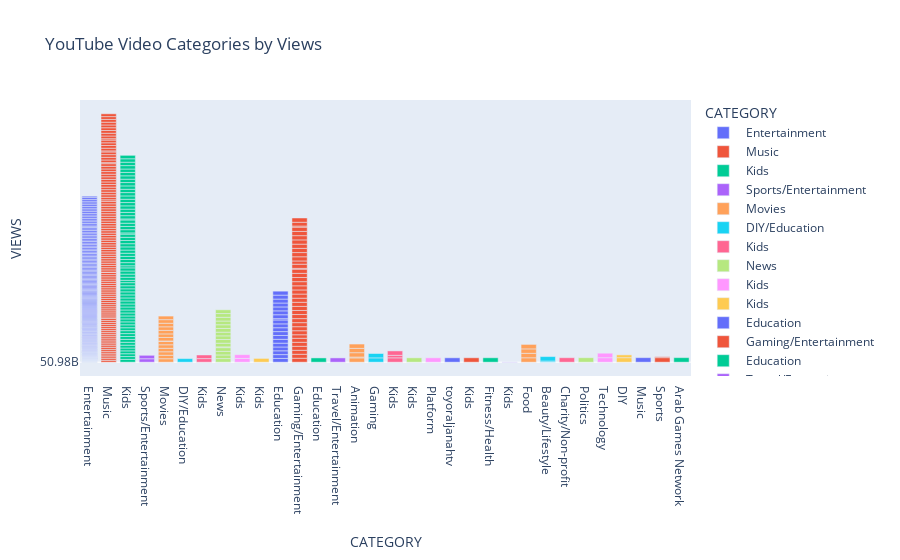

The notebook cell this image was saved under:
### Code cell
# Create the bar chart with size and color
fig = px.bar(df, x='CATEGORY', y='VIEWS', color='CATEGORY' ,title='YouTube Video Categories by Views')
# Save the plot:
fig.write_html('./Plots/Bar Chart.html')
# Display the chart
fig.show()

### Figure 1 — Plotly figure (JSON) as saved in the notebook; plotly's stock layout.template omitted (floating-point values rounded to 4 significant figures; data arrays with more than 128 entries replaced by an {"elided": "..."} marker saying what was removed)
{"data": [{"alignmentgroup": "True", "hovertemplate": "CATEGORY=%{x}<br>VIEWS=%{y}<extra></extra>", "legendgroup": " Entertainment          ", "marker": {"color": "#636efa", "pattern": {"shape": ""}}, "name": " Entertainment          ", "offsetgroup": " Entertainment          ", "orientation": "v", "showlegend": true, "textposition": "auto", "type": "bar", "x": {"elided": "186 str values"}, "xaxis": "x", "y": {"elided": "186 str values"}, "yaxis": "y"}, {"alignmentgroup": "True", "hovertemplate": "CATEGORY=%{x}<br>VIEWS=%{y}<extra></extra>", "legendgroup": " Music                  ", "marker": {"color": "#EF553B", "pattern": {"shape": ""}}, "name": " Music                  ", "offsetgroup": " Music                  ", "orientation": "v", "showlegend": true, "textposition": "auto", "type": "bar", "x": [" Music                  ", " Music                  ", " Music                  ", " Music                  ", " Music                  ", " Music                  ", " Music                  ", " Music                  ", " Music                  ", " Music                  ", " Music                  ", " Music                  ", " Music                  ", " Music                  ", " Music                  ", " Music                  ", " Music                  ", " Music                  ", " Music                  ", " Music                  ", " Music                  ", " Music                  ", " Music                  ", " Music                  ", " Music                  ", " Music                  ", " Music                  ", " Music                  ", " Music                  ", " Music                  ", " Music                  ", " Music                  ", " Music                  ", " Music                  ", " Music                  ", " Music                  ", " Music                  ", " Music                  ", " Music                  ", " Music                  ", " Music                  ", " Music                  ", " Music                  ", " Music                  ", " Music                  ", " Music                  ", " Music                  ", " Music                  ", " Music                  ", " Music                  ", " Music                  ", " Music                  ", " Music                  ", " Music                  ", " Music                  ", " Music                  ", " Music                  ", " Music                  ", " Music                  ", " Music                  ", " Music                  ", " Music                  ", " Music                  ", " Music                  ", " Music                  ", " Music                  ", " Music                  ", " Music                  ", " Music                  ", " Music                  ", " Music                  ", " Music                  ", " Music                  ", " Music                  ", " Music                  ", " Music                  ", " Music                  ", " Music                  ", " Music                  ", " Music                  ", " Music                  ", " Music                  ", " Music                  ", " Music                  ", " Music                  ", " Music                  ", " Music                  ", " Music                  ", " Music                  ", " Music                  ", " Music                  ", " Music                  ", " Music                  ", " Music                  ", " Music                  ", " Music                  ", " Music                  ", " Music                  ", " Music                  ", " Music                  ", " Music                  ", " Music                  ", " Music                  ", " Music                  ", " Music                  ", " Music                  ", " Music                  ", " Music                  ", " Music                  ", " Music                  ", " Music                  "], "xaxis": "x", "y": ["257.16B", "66.84B", "36.02B", "22.97B", "34.26B", "32.31B", "29.3B", "34.04B", "38.29B", "38.83B", "42.76B", "31.93B", "29.73B", "41.11B", "35.44B", "15.74B", "32.44B", "26.21B", "15.72B", "32.93B", "40.38B", "19.75B", "30.35B", "14.12B", "8.11B", "39.1B", "17.05B", "7.34B", "4.21B", "7.88B", "21.55B", "11.76B", "33.12B", "13B", "23.15B", "30.01B", "57.67B", "16.42B", "28.69B", "25.89B", "37.65B", "22.81B", "31.98B", "18.11B", "14B", "20.45B", "15.79B", "10.61B", "11.12B", "3.42B", "19.17B", "29.45B", "17.21B", "15.79B", "9.75B", "25.04B", "12.54B", "16.77B", "7.79B", "17.01B", "18.97B", "38.77B", "23.94B", "17.89B", "27.35B", "2.43B", "28.22B", "18.76B", "17.97B", "12.72B", "11.26B", "17.2B", "19.04B", "10.8B", "4.97B", "9.42B", "11.2B", "28.31B", "11.14B", "7.33B", "8.06B", "2.59B", "22.01B", "15.62B", "12.4B", "24.65B", "797.36M", "9.02B", "40.34B", "29.44B", "11.13B", "6.81B", "23.92B", "13.31B", "15.09B", "3.68B", "9.12B", "15.02B", "8.64B", "10.81B", "9.24B", "6.35B", "14.06B", "14.09B", "4.11B", "12.63B", "18.08B", "9.9B", "25.78B", "11.01B", "1.91B"], "yaxis": "y"}, {"alignmentgroup": "True", "hovertemplate": "CATEGORY=%{x}<br>VIEWS=%{y}<extra></extra>", "legendgroup": " Kids                   ", "marker": {"color": "#00cc96", "pattern": {"shape": ""}}, "name": " Kids                   ", "offsetgroup": " Kids                   ", "orientation": "v", "showlegend": true, "textposition": "auto", "type": "bar", "x": [" Kids                   ", " Kids                   ", " Kids                   ", " Kids                   ", " Kids                   ", " Kids                   ", " Kids                   ", " Kids                   ", " Kids                   ", " Kids                   ", " Kids                   ", " Kids                   ", " Kids                   ", " Kids                   ", " Kids                   ", " Kids                   ", " Kids                   ", " Kids                   ", " Kids                   ", " Kids                   ", " Kids                   ", " Kids                   ", " Kids                   ", " Kids                   ", " Kids                   ", " Kids                   ", " Kids                   ", " Kids                   ", " Kids                   ", " Kids                   ", " Kids                   ", " Kids                   ", " Kids                   ", " Kids                   ", " Kids                   ", " Kids                   ", " Kids                   ", " Kids                   ", " Kids                   ", " Kids                   ", " Kids                   ", " Kids                   ", " Kids                   ", " Kids                   ", " Kids                   ", " Kids                   ", " Kids                   ", " Kids                   ", " Kids                   ", " Kids                   ", " Kids                   ", " Kids                   ", " Kids                   ", " Kids                   ", " Kids                   ", " Kids                   ", " Kids                   ", " Kids                   ", " Kids                   ", " Kids                   ", " Kids                   ", " Kids                   ", " Kids                   ", " Kids                   ", " Kids                   ", " Kids                   ", " Kids                   ", " Kids                   "], "xaxis": "x", "y": ["182.88B", "103.5B", "90.94B", "100.9B", "51.03B", "60.42B", "36.12B", "65.66B", "35.01B", "11.15B", "27.62B", "43.07B", "24.34B", "9.74B", "3.76B", "30.66B", "16.82B", "5.83B", "16.93B", "21.48B", "23.62B", "15.58B", "21.74B", "12.91B", "27.37B", "19.5B", "11.72B", "27.35B", "3.11B", "26.42B", "14.45B", "12.41B", "23.15B", "26.33B", "22.52B", "16.26B", "6.56B", "3.27B", "16.2B", "18.79B", "19.72B", "15.27B", "13.42B", "8.66B", "16.02B", "16.85B", "25.61B", "25.22B", "19.06B", "14.33B", "23.01B", "27.12B", "17.27B", "9.82B", "18.2B", "9.98B", "16.95B", "1.39K", "13.58B", "12.12B", "11.42B", "5.46B", "2.86B", "488.84M", "10.9B", "9.52B", "9.38B", "4.55B"], "yaxis": "y"}, {"alignmentgroup": "True", "hovertemplate": "CATEGORY=%{x}<br>VIEWS=%{y}<extra></extra>", "legendgroup": " Sports/Entertainment   ", "marker": {"color": "#ab63fa", "pattern": {"shape": ""}}, "name": " Sports/Entertainment   ", "offsetgroup": " Sports/Entertainment   ", "orientation": "v", "showlegend": true, "textposition": "auto", "type": "bar", "x": [" Sports/Entertainment   ", " Sports/Entertainment   "], "xaxis": "x", "y": ["84.98B", "17.42B"], "yaxis": "y"}, {"alignmentgroup": "True", "hovertemplate": "CATEGORY=%{x}<br>VIEWS=%{y}<extra></extra>", "legendgroup": " Movies                 ", "marker": {"color": "#FFA15A", "pattern": {"shape": ""}}, "name": " Movies                 ", "offsetgroup": " Movies                 ", "orientation": "v", "showlegend": true, "textposition": "auto", "type": "bar", "x": [" Movies                 ", " Movies                 ", " Movies                 ", " Movies                 ", " Movies                 ", " Movies                 ", " Movies                 ", " Movies                 ", " Movies                 ", " Movies                 ", " Movies                 ", " Movies                 ", " Movies                 ", " Movies                 "], "xaxis": "x", "y": ["29.04B", "62.2B", "24.55B", "27.61B", "11.21B", "27.4B", "17.34B", "17.59B", "16.31B", "7.95B", "8.22B", "24.98B", "5.72B", "6.28B"], "yaxis": "y"}, {"alignmentgroup": "True", "hovertemplate": "CATEGORY=%{x}<br>VIEWS=%{y}<extra></extra>", "legendgroup": " DIY/Education          ", "marker": {"color": "#19d3f3", "pattern": {"shape": ""}}, "name": " DIY/Education          ", "offsetgroup": " DIY/Education          ", "orientation": "v", "showlegend": true, "textposition": "auto", "type": "bar", "x": [" DIY/Education          "], "xaxis": "x", "y": ["27.39B"], "yaxis": "y"}, {"alignmentgroup": "True", "hovertemplate": "CATEGORY=%{x}<br>VIEWS=%{y}<extra></extra>", "legendgroup": " Kids                ", "marker": {"color": "#FF6692", "pattern": {"shape": ""}}, "name": " Kids                ", "offsetgroup": " Kids                ", "orientation": "v", "showlegend": true, "textposition": "auto", "type": "bar", "x": [" Kids                ", " Kids                "], "xaxis": "x", "y": ["43.81B", "15.33B"], "yaxis": "y"}, {"alignmentgroup": "True", "hovertemplate": "CATEGORY=%{x}<br>VIEWS=%{y}<extra></extra>", "legendgroup": " News                   ", "marker": {"color": "#B6E880", "pattern": {"shape": ""}}, "name": " News                   ", "offsetgroup": " News                   ", "orientation": "v", "showlegend": true, "textposition": "auto", "type": "bar", "x": [" News                   ", " News                   ", " News                   ", " News                   ", " News                   ", " News                   ", " News                   ", " News                   ", " News                   ", " News                   ", " News                   ", " News                   ", " News                   ", " News                   ", " News                   "], "xaxis": "x", "y": ["31.73B", "7.86B", "50.79B", "32.4B", "13.71B", "8.71B", "4.77B", "13.55B", "10.36B", "14.48B", "12.16B", "4.19B", "19.19B", "3.88B", "2.93B"], "yaxis": "y"}, {"alignmentgroup": "True", "hovertemplate": "CATEGORY=%{x}<br>VIEWS=%{y}<extra></extra>", "legendgroup": " Kids          ", "marker": {"color": "#FF97FF", "pattern": {"shape": ""}}, "name": " Kids          ", "offsetgroup": " Kids          ", "orientation": "v", "showlegend": true, "textposition": "auto", "type": "bar", "x": [" Kids          ", " Kids          "], "xaxis": "x", "y": ["34.45B", "4.13B"], "yaxis": "y"}, {"alignmentgroup": "True", "hovertemplate": "CATEGORY=%{x}<br>VIEWS=%{y}<extra></extra>", "legendgroup": " Kids            ", "marker": {"color": "#FECB52", "pattern": {"shape": ""}}, "name": " Kids            ", "offsetgroup": " Kids            ", "orientation": "v", "showlegend": true, "textposition": "auto", "type": "bar", "x": [" Kids            "], "xaxis": "x", "y": ["11.6B"], "yaxis": "y"}, {"alignmentgroup": "True", "hovertemplate": "CATEGORY=%{x}<br>VIEWS=%{y}<extra></extra>", "legendgroup": " Education              ", "marker": {"color": "#636efa", "pattern": {"shape": ""}}, "name": " Education              ", "offsetgroup": " Education              ", "orientation": "v", "showlegend": true, "textposition": "auto", "type": "bar", "x": [" Education              ", " Education              ", " Education              ", " Education              ", " Education              ", " Education              ", " Education              ", " Education              ", " Education              ", " Education              ", " Education              ", " Education              ", " Education              ", " Education              ", " Education              ", " Education              ", " Education              ", " Education              ", " Education              "], "xaxis": "x", "y": ["6.32B", "7.71B", "6.57B", "7.54B", "15.96B", "24.35B", "22.54B", "19.83B", "11.85B", "18.81B", "2.34B", "6.01B", "2.78B", "20.79B", "9.41B", "11.65B", "6.13B", "2.17B", "8.28B"], "yaxis": "y"}, {"alignmentgroup": "True", "hovertemplate": "CATEGORY=%{x}<br>VIEWS=%{y}<extra></extra>", "legendgroup": " Gaming/Entertainment   ", "marker": {"color": "#EF553B", "pattern": {"shape": ""}}, "name": " Gaming/Entertainment   ", "offsetgroup": " Gaming/Entertainment   ", "orientation": "v", "showlegend": true, "textposition": "auto", "type": "bar", "x": [" Gaming/Entertainment   ", " Gaming/Entertainment   ", " Gaming/Entertainment   ", " Gaming/Entertainment   ", " Gaming/Entertainment   ", " Gaming/Entertainment   ", " Gaming/Entertainment   ", " Gaming/Entertainment   ", " Gaming/Entertainment   ", " Gaming/Entertainment   ", " Gaming/Entertainment   ", " Gaming/Entertainment   ", " Gaming/Entertainment   ", " Gaming/Entertainment   ", " Gaming/Entertainment   ", " Gaming/Entertainment   ", " Gaming/Entertainment   ", " Gaming/Entertainment   ", " Gaming/Entertainment   ", " Gaming/Entertainment   ", " Gaming/Entertainment   ", " Gaming/Entertainment   ", " Gaming/Entertainment   ", " Gaming/Entertainment   ", " Gaming/Entertainment   ", " Gaming/Entertainment   ", " Gaming/Entertainment   ", " Gaming/Entertainment   ", " Gaming/Entertainment   ", " Gaming/Entertainment   ", " Gaming/Entertainment   ", " Gaming/Entertainment   ", " Gaming/Entertainment   ", " Gaming/Entertainment   ", " Gaming/Entertainment   ", " Gaming/Entertainment   ", " Gaming/Entertainment   "], "xaxis": "x", "y": ["30.91B", "15.44B", "16.18B", "28.4B", "28.89B", "25.3B", "27.61B", "40.51B", "11.07B", "31.12B", "14.34B", "24.96B", "13.92B", "16.84B", "16.49B", "6.98B", "17.84B", "17.52B", "4.75B", "2.14B", "13.53B", "5.23B", "10.53B", "14.64B", "12.88B", "16.02B", "17.57B", "9.87B", "17.32B", "7.16B", "8.87B", "12.21B", "12.38B", "7.25B", "11.27B", "4.13B", "9.23B"], "yaxis": "y"}, {"alignmentgroup": "True", "hovertemplate": "CATEGORY=%{x}<br>VIEWS=%{y}<extra></extra>", "legendgroup": " Education          ", "marker": {"color": "#00cc96", "pattern": {"shape": ""}}, "name": " Education          ", "offsetgroup": " Education          ", "orientation": "v", "showlegend": true, "textposition": "auto", "type": "bar", "x": [" Education          "], "xaxis": "x", "y": ["6.46B"], "yaxis": "y"}, {"alignmentgroup": "True", "hovertemplate": "CATEGORY=%{x}<br>VIEWS=%{y}<extra></extra>", "legendgroup": " Travel/Entertainment   ", "marker": {"color": "#ab63fa", "pattern": {"shape": ""}}, "name": " Travel/Entertainment   ", "offsetgroup": " Travel/Entertainment   ", "orientation": "v", "showlegend": true, "textposition": "auto", "type": "bar", "x": [" Travel/Entertainment   "], "xaxis": "x", "y": ["25.02B"], "yaxis": "y"}, {"alignmentgroup": "True", "hovertemplate": "CATEGORY=%{x}<br>VIEWS=%{y}<extra></extra>", "legendgroup": " Animation              ", "marker": {"color": "#FFA15A", "pattern": {"shape": ""}}, "name": " Animation              ", "offsetgroup": " Animation              ", "orientation": "v", "showlegend": true, "textposition": "auto", "type": "bar", "x": [" Animation              ", " Animation              ", " Animation              ", " Animation              ", " Animation              "], "xaxis": "x", "y": ["18.94B", "12.6B", "22.43B", "1.94B", "11.87B"], "yaxis": "y"}, {"alignmentgroup": "True", "hovertemplate": "CATEGORY=%{x}<br>VIEWS=%{y}<extra></extra>", "legendgroup": " Gaming                 ", "marker": {"color": "#19d3f3", "pattern": {"shape": ""}}, "name": " Gaming                 ", "offsetgroup": " Gaming                 ", "orientation": "v", "showlegend": true, "textposition": "auto", "type": "bar", "x": [" Gaming                 ", " Gaming                 "], "xaxis": "x", "y": ["16.6B", "26.49B"], "yaxis": "y"}, {"alignmentgroup": "True", "hovertemplate": "CATEGORY=%{x}<br>VIEWS=%{y}<extra></extra>", "legendgroup": " Kids             ", "marker": {"color": "#FF6692", "pattern": {"shape": ""}}, "name": " Kids             ", "offsetgroup": " Kids             ", "orientation": "v", "showlegend": true, "textposition": "auto", "type": "bar", "x": [" Kids             ", " Kids             ", " Kids             "], "xaxis": "x", "y": ["20.1B", "8.06B", "22.28B"], "yaxis": "y"}, {"alignmentgroup": "True", "hovertemplate": "CATEGORY=%{x}<br>VIEWS=%{y}<extra></extra>", "legendgroup": " Kids           ", "marker": {"color": "#B6E880", "pattern": {"shape": ""}}, "name": " Kids           ", "offsetgroup": " Kids           ", "orientation": "v", "showlegend": true, "textposition": "auto", "type": "bar", "x": [" Kids           "], "xaxis": "x", "y": ["38.44B"], "yaxis": "y"}, {"alignmentgroup": "True", "hovertemplate": "CATEGORY=%{x}<br>VIEWS=%{y}<extra></extra>", "legendgroup": " Platform               ", "marker": {"color": "#FF97FF", "pattern": {"shape": ""}}, "name": " Platform               ", "offsetgroup": " Platform               ", "orientation": "v", "showlegend": true, "textposition": "auto", "type": "bar", "x": [" Platform               "], "xaxis": "x", "y": ["39.28B"], "yaxis": "y"}, {"alignmentgroup": "True", "hovertemplate": "CATEGORY=%{x}<br>VIEWS=%{y}<extra></extra>", "legendgroup": " toyoraljanahtv ", "marker": {"color": "#636efa", "pattern": {"shape": ""}}, "name": " toyoraljanahtv ", "offsetgroup": " toyoraljanahtv ", "orientation": "v", "showlegend": true, "textposition": "auto", "type": "bar", "x": [" toyoraljanahtv "], "xaxis": "x", "y": ["5.15B"], "yaxis": "y"}, {"alignmentgroup": "True", "hovertemplate": "CATEGORY=%{x}<br>VIEWS=%{y}<extra></extra>", "legendgroup": " Kids               ", "marker": {"color": "#EF553B", "pattern": {"shape": ""}}, "name": " Kids               ", "offsetgroup": " Kids               ", "orientation": "v", "showlegend": true, "textposition": "auto", "type": "bar", "x": [" Kids               "], "xaxis": "x", "y": ["13.82B"], "yaxis": "y"}, {"alignmentgroup": "True", "hovertemplate": "CATEGORY=%{x}<br>VIEWS=%{y}<extra></extra>", "legendgroup": " Fitness/Health         ", "marker": {"color": "#00cc96", "pattern": {"shape": ""}}, "name": " Fitness/Health         ", "offsetgroup": " Fitness/Health         ", "orientation": "v", "showlegend": true, "textposition": "auto", "type": "bar", "x": [" Fitness/Health         "], "xaxis": "x", "y": ["18.5B"], "yaxis": "y"}, {"alignmentgroup": "True", "hovertemplate": "CATEGORY=%{x}<br>VIEWS=%{y}<extra></extra>", "legendgroup": " Kids         ", "marker": {"color": "#ab63fa", "pattern": {"shape": ""}}, "name": " Kids         ", "offsetgroup": " Kids         ", "orientation": "v", "showlegend": true, "textposition": "auto", "type": "bar", "x": [" Kids         "], "xaxis": "x", "y": ["20.45B"], "yaxis": "y"}, {"alignmentgroup": "True", "hovertemplate": "CATEGORY=%{x}<br>VIEWS=%{y}<extra></extra>", "legendgroup": " Food                   ", "marker": {"color": "#FFA15A", "pattern": {"shape": ""}}, "name": " Food                   ", "offsetgroup": " Food                   ", "orientation": "v", "showlegend": true, "textposition": "auto", "type": "bar", "x": [" Food                   ", " Food                   ", " Food                   ", " Food                   "], "xaxis": "x", "y": ["2.5B", "15.25B", "8.58B", "7.59B"], "yaxis": "y"}, {"alignmentgroup": "True", "hovertemplate": "CATEGORY=%{x}<br>VIEWS=%{y}<extra></extra>", "legendgroup": " Beauty/Lifestyle       ", "marker": {"color": "#19d3f3", "pattern": {"shape": ""}}, "name": " Beauty/Lifestyle       ", "offsetgroup": " Beauty/Lifestyle       ", "orientation": "v", "showlegend": true, "textposition": "auto", "type": "bar", "x": [" Beauty/Lifestyle       ", " Beauty/Lifestyle       "], "xaxis": "x", "y": ["3.19B", "4.16B"], "yaxis": "y"}, {"alignmentgroup": "True", "hovertemplate": "CATEGORY=%{x}<br>VIEWS=%{y}<extra></extra>", "legendgroup": " Charity/Non-profit     ", "marker": {"color": "#FF6692", "pattern": {"shape": ""}}, "name": " Charity/Non-profit     ", "offsetgroup": " Charity/Non-profit     ", "orientation": "v", "showlegend": true, "textposition": "auto", "type": "bar", "x": [" Charity/Non-profit     "], "xaxis": "x", "y": ["16.07B"], "yaxis": "y"}, {"alignmentgroup": "True", "hovertemplate": "CATEGORY=%{x}<br>VIEWS=%{y}<extra></extra>", "legendgroup": " Politics               ", "marker": {"color": "#B6E880", "pattern": {"shape": ""}}, "name": " Politics               ", "offsetgroup": " Politics               ", "orientation": "v", "showlegend": true, "textposition": "auto", "type": "bar", "x": [" Politics               "], "xaxis": "x", "y": ["9.44B"], "yaxis": "y"}, {"alignmentgroup": "True", "hovertemplate": "CATEGORY=%{x}<br>VIEWS=%{y}<extra></extra>", "legendgroup": " Technology             ", "marker": {"color": "#FF97FF", "pattern": {"shape": ""}}, "name": " Technology             ", "offsetgroup": " Technology             ", "orientation": "v", "showlegend": true, "textposition": "auto", "type": "bar", "x": [" Technology             ", " Technology             "], "xaxis": "x", "y": ["6.02B", "11.5B"], "yaxis": "y"}, {"alignmentgroup": "True", "hovertemplate": "CATEGORY=%{x}<br>VIEWS=%{y}<extra></extra>", "legendgroup": " DIY                    ", "marker": {"color": "#FECB52", "pattern": {"shape": ""}}, "name": " DIY                    ", "offsetgroup": " DIY                    ", "orientation": "v", "showlegend": true, "textposition": "auto", "type": "bar", "x": [" DIY                    ", " DIY                    "], "xaxis": "x", "y": ["16.58B", "1.91B"], "yaxis": "y"}, {"alignmentgroup": "True", "hovertemplate": "CATEGORY=%{x}<br>VIEWS=%{y}<extra></extra>", "legendgroup": " Music                 ", "marker": {"color": "#636efa", "pattern": {"shape": ""}}, "name": " Music                 ", "offsetgroup": " Music                 ", "orientation": "v", "showlegend": true, "textposition": "auto", "type": "bar", "x": [" Music                 "], "xaxis": "x", "y": ["15.9B"], "yaxis": "y"}, {"alignmentgroup": "True", "hovertemplate": "CATEGORY=%{x}<br>VIEWS=%{y}<extra></extra>", "legendgroup": " Sports                 ", "marker": {"color": "#EF553B", "pattern": {"shape": ""}}, "name": " Sports                 ", "offsetgroup": " Sports                 ", "orientation": "v", "showlegend": true, "textposition": "auto", "type": "bar", "x": [" Sports                 ", " Sports                 "], "xaxis": "x", "y": ["14.69B", "9.46B"], "yaxis": "y"}, {"alignmentgroup": "True", "hovertemplate": "CATEGORY=%{x}<br>VIEWS=%{y}<extra></extra>", "legendgroup": " Arab Games Network ", "marker": {"color": "#00cc96", "pattern": {"shape": ""}}, "name": " Arab Games Network ", "offsetgroup": " Arab Games Network ", "orientation": "v", "showlegend": true, "textposition": "auto", "type": "bar", "x": [" Arab Games Network "], "xaxis": "x", "y": ["10.12B"], "yaxis": "y"}], "layout": {"barmode": "relative", "legend": {"title": {"text": "CATEGORY"}, "tracegroupgap": 0}, "title": {"text": "YouTube Video Categories by Views"}, "xaxis": {"anchor": "y", "categoryarray": [" Entertainment          ", " Music                  ", " Kids                   ", " Sports/Entertainment   ", " Movies                 ", " DIY/Education          ", " Kids                ", " News                   ", " Kids          ", " Kids            ", " Education              ", " Gaming/Entertainment   ", " Education          ", " Travel/Entertainment   ", " Animation              ", " Gaming                 ", " Kids             ", " Kids           ", " Platform               ", null, " toyoraljanahtv ", " Kids               ", " Fitness/Health         ", " Kids         ", " Food                   ", " Beauty/Lifestyle       ", " Charity/Non-profit     ", " Politics               ", " Technology             ", " DIY                    ", " Music                 ", " Sports                 ", " Arab Games Network "], "categoryorder": "array", "domain": [0, 1], "title": {"text": "CATEGORY"}}, "yaxis": {"anchor": "x", "domain": [0, 1], "title": {"text": "VIEWS"}}}}
